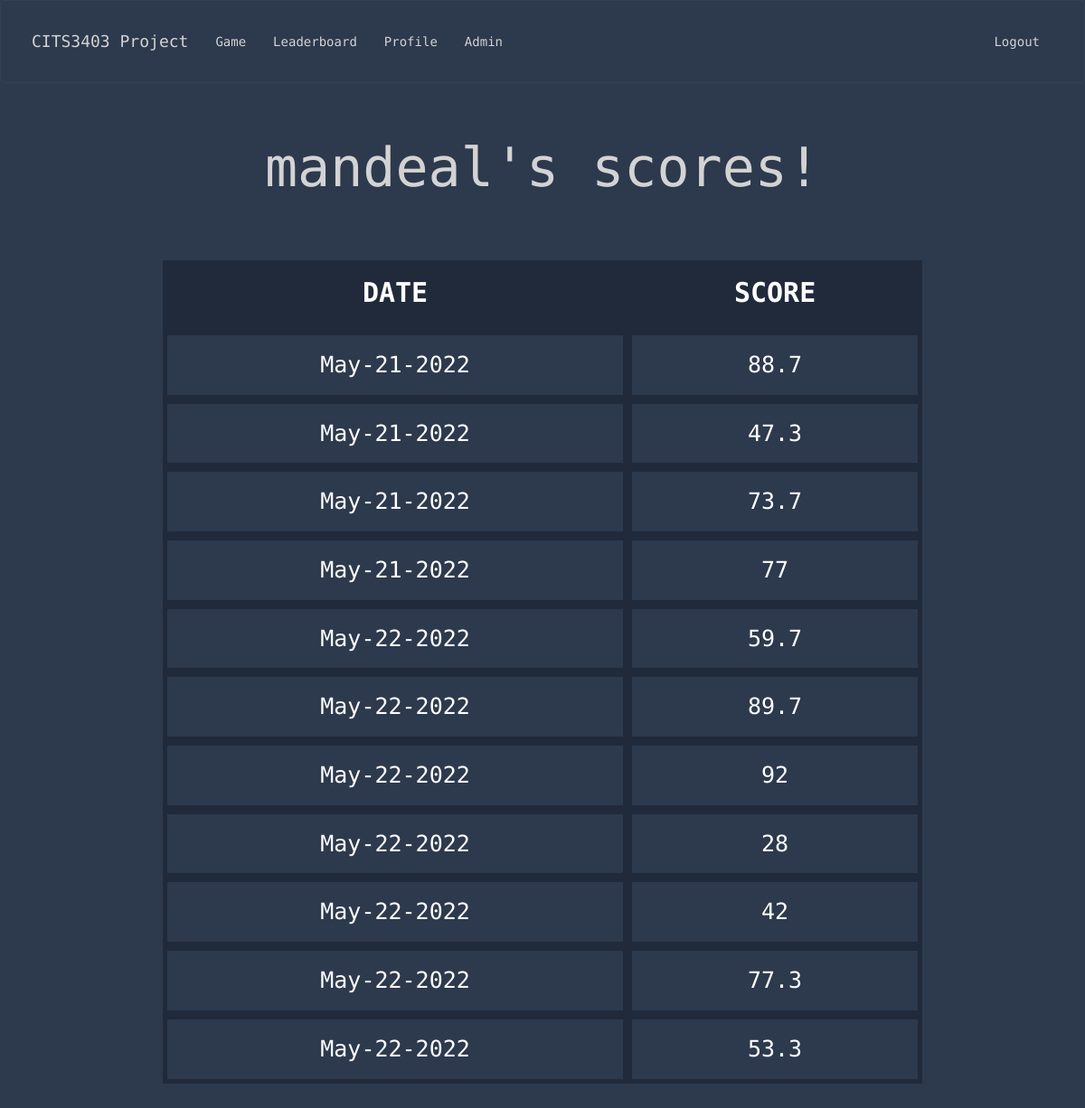
The page /user_stats (signed in) on the database its author committed.
### app/models.py (models this page shows, shortened)
class User(UserMixin, db.Model):
    id = db.Column(db.Integer, primary_key=True)
    username = db.Column(db.String(64), index=True, unique=True)
    email = db.Column(db.String(120), index=True, unique=True)
    password_hash = db.Column(db.String(128))
    user_stats = db.relationship('Score', backref='user', lazy=True)
    @login.user_loader
    def load_user(id):
        return User.query.get(int(id))

class Score(UserMixin, db.Model):
    id = db.Column(db.Integer, primary_key=True)
    user_score = db.Column(db.Integer)
    user_id = db.Column(db.Integer, db.ForeignKey("user.id"))
    today = date.today()
    format_date = today.strftime("%b-%d-%Y") #strips minutes, formats the date eg May-16-2022
    date = db.Column(db.String, default=format_date)

### app/routes.py (the view)
@app.route('/user_stats')
def user_stats():
    if current_user.is_authenticated: #Show list of stats associated with user IF logged in
        user_id = current_user.id
        my_scores = Score.query.filter_by(user_id=user_id)
        return render_template('user.html', user=my_scores, title="Profile")
    return render_template('user.html', title='Profile')

### app/templates/user.html
{% extends "base.html" %}
{% block content %}
    <h1>{{ current_user.username }}'s scores! </h1>
   <table id="myTable" class="tablesorter">
    <thead>
        <tr>
            <th> DATE </th>
            <th> SCORE </th>
        </tr>
    </thead>
    <tbody>
        {% for user in user %}
            <tr>
                <td> {{ user.date }} </td>
                <td> {{ user.user_score }} </td>
            </tr>
        {% endfor %}
    </tbody>
</table>
</body>
{% endblock %}

### app/static/css/stylesheet.css (style rules this page uses)
head,body { text-align: center; padding-bottom: 50px; }
h1 { padding: 40px; font-size: 60px; }
body { background: #2d394d; color: lightgrey; }
.center, h1 { text-align: center; font-family: 'Source Code Pro', monospace; }
table { border-collapse: separate; font-size: 25px; width: 70%; margin-left: auto; margin-right: auto; margin-top: 30px; font-family: 'Source Code Pro', monospace; }
th, td { border: 5px solid #202a3b; padding: 15px; text-align: center; color: white; margin: none; }
th { font-size: 30px; border-top: none; font-weight: bold; background-color: #202a3b; }

### rows shown on the page
User: username "mandeal"
Score: date "May-21-2022", user_score "88.7"
Score: date "May-21-2022", user_score "47.3"
Score: date "May-21-2022", user_score "73.7"
Score: date "May-21-2022", user_score "77"
Score: date "May-22-2022", user_score "59.7"
Score: date "May-22-2022", user_score "89.7"
Score: date "May-22-2022", user_score "92"
Score: date "May-22-2022", user_score "28"
Score: date "May-22-2022", user_score "42"
Score: date "May-22-2022", user_score "77.3"
Score: date "May-22-2022", user_score "53.3"
